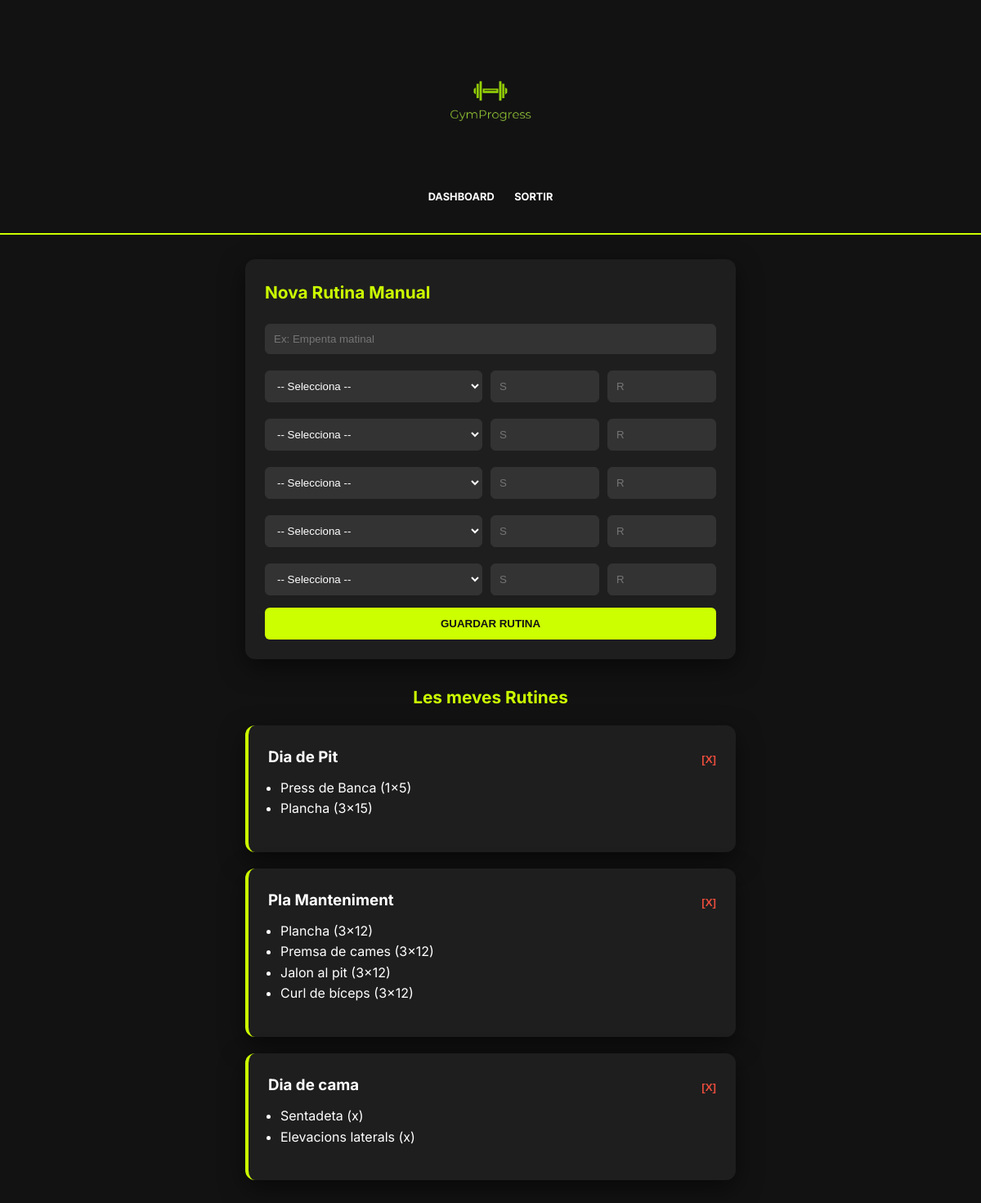
Screenshot of /rutines (signed in) with the database file from the repository.
### tables this page shows
CREATE TABLE Rutina (
            id INTEGER PRIMARY KEY AUTOINCREMENT,
            usuari_id INTEGER,
            nom TEXT NOT NULL,
            tipus TEXT, -- 'manual' o 'automatica'
            FOREIGN KEY (usuari_id) REFERENCES Usuari(id)
        );

CREATE TABLE Rutina_Exercici (
            rutina_id INTEGER,
            exercici_id INTEGER,
            series INTEGER,
            repeticions INTEGER,
            PRIMARY KEY (rutina_id, exercici_id),
            FOREIGN KEY (rutina_id) REFERENCES Rutina(id),
            FOREIGN KEY (exercici_id) REFERENCES Exercici(id)
        );

CREATE TABLE Exercici (
            id INTEGER PRIMARY KEY AUTOINCREMENT,
            nom TEXT NOT NULL,
            grup_muscular TEXT,
            descripcio TEXT
        );

### app.py (the view)
@app.route('/rutines')
def rutines():
    if 'usuari_id' not in session: return redirect(url_for('index'))
    conn = get_db_connection()
    rutines_db = conn.execute('SELECT * FROM Rutina WHERE usuari_id = ?', (session['usuari_id'],)).fetchall()
    llista_completa = []
    for r in rutines_db:
        exs = conn.execute('''
            SELECT E.nom, RE.series, RE.repeticions
            FROM Rutina_Exercici RE
            JOIN Exercici E ON RE.exercici_id = E.id
            WHERE RE.rutina_id = ?''', (r['id'],)).fetchall()
        llista_completa.append({'info': r, 'exercicis': exs})
    cataleg = conn.execute('SELECT * FROM Exercici').fetchall()
    conn.close()
    return render_template('rutines.html', rutines=llista_completa, cataleg=cataleg)

### app.py (called while the page is built)
def get_db_connection():
    conn = sqlite3.connect('database.db')
    conn.row_factory = sqlite3.Row
    return conn

### templates/rutines.html (shortened to what this page needs)
<!DOCTYPE html>
<html lang="ca">
<head>
    <link rel="stylesheet" href="{{ url_for('static', filename='css/style.css') }}">
</head>
<body>
    <header>
        <div class="logo-container">
            <a href="/dashboard">
                <img src="{{ url_for('static', filename='img/gymprogress_logo.png') }}" alt="GymProgress Logo" class="logo-img">
            </a>
        </div>
        <nav>
            <a href="/dashboard">DASHBOARD</a>
            <a href="/logout">SORTIR</a>
        </nav>
    </header>
    <main style="max-width: 600px;">
        <div class="card">
            <h2>Nova Rutina Manual</h2>
            <form action="/crear-rutina" method="POST">
                <input type="text" name="nom_rutina" placeholder="Ex: Empenta matinal" required>
                {% for i in range(5) %}
                <div style="display: grid; grid-template-columns: 2fr 1fr 1fr; gap: 10px; margin-top: 10px;">
                    <select name="exercici_id">
                        <option value="">-- Selecciona --</option>
                    </select>
                    <input type="number" name="series" placeholder="S">
                    <input type="number" name="reps" placeholder="R">
                </div>
                {% endfor %}
                <button type="submit">Guardar Rutina</button>
            </form>
        </div>
        <h2 style="text-align: center; margin-top: 30px;">Les meves Rutines</h2>
        {% for item in rutines %}
        <div class="card" style="border-left: 4px solid var(--groc);">
            <div style="display: flex; justify-content: space-between;">
                <h3 style="margin: 0;">{{ item.info.nom }}</h3>
                <form action="/eliminar-rutina/{{ item.info.id }}" method="POST" onsubmit="return confirm('Eliminar rutina?');">
                    <button type="submit" style="background: none; color: #e74c3c; width: auto; padding: 0;">[X]</button>
                </form>
            </div>
            <ul style="padding-left: 15px; margin-top: 10px;">
                {% for ex in item.exercicis %}
                <li>{{ ex.nom }} ({{ ex.series }}x{{ ex.repeticions }})</li>
                {% endfor %}
            </ul>
        </div>
        {% endfor %}
    </main>
</body>
</html>

### static/css/style.css (style rules this page uses)
:root { --groc: #ccff00; --negre: #121212; --gris-fosc: #1e1e1e; --gris-llum: #333333; --blanc: #ffffff; }
body { font-family: 'Inter', sans-serif; background-color: var(--negre); color: var(--blanc); margin: 0; line-height: 1.6; }
header { background-color: var(--negre); padding: 2rem 1rem; text-align: center; border-bottom: 2px solid var(--groc); }
.logo-container { margin-bottom: 15px; }
.logo-img { max-width: 180px; height: auto; display: block; margin: 0 auto; }
nav { margin-top: 15px; }
nav a { color: var(--blanc); text-decoration: none; margin: 0 10px; font-weight: bold; font-size: 0.8rem; text-transform: uppercase; }
main { max-width: 450px; margin: 30px auto; padding: 0 20px; }
.card { background-color: var(--gris-fosc); padding: 1.5rem; border-radius: 12px; box-shadow: 0 10px 30px rgba(0,0,0,0.5); margin-bottom: 20px; }
h2 { color: var(--groc); margin-top: 0; font-size: 1.3rem; }
input, select { width: 100%; padding: 10px; margin: 5px 0; background-color: var(--gris-llum); border: 1px solid var(--gris-llum); border-radius: 6px; color: white; box-sizing: border-box; }
button { width: 100%; padding: 12px; background-color: var(--groc); color: var(--negre); border: none; border-radius: 6px; font-weight: 800; text-transform: uppercase; cursor: pointer; margin-top: 10px; }

### rows the page displays
Rutina: info.nom "Dia de Pit"
Rutina_Exercici: nom "Press de Banca", series "1", repeticions "5"
Rutina_Exercici: nom "Plancha", series "3", repeticions "15"
Rutina: info.nom "Pla Manteniment"
Rutina_Exercici: nom "Plancha", series "3", repeticions "12"
Rutina_Exercici: nom "Premsa de cames", series "3", repeticions "12"
Rutina_Exercici: nom "Jalon al pit", series "3", repeticions "12"
Rutina_Exercici: nom "Curl de bíceps", series "3", repeticions "12"
Rutina: info.nom "Dia de cama"
Rutina_Exercici: nom "Sentadeta"
Rutina_Exercici: nom "Elevacions laterals"
